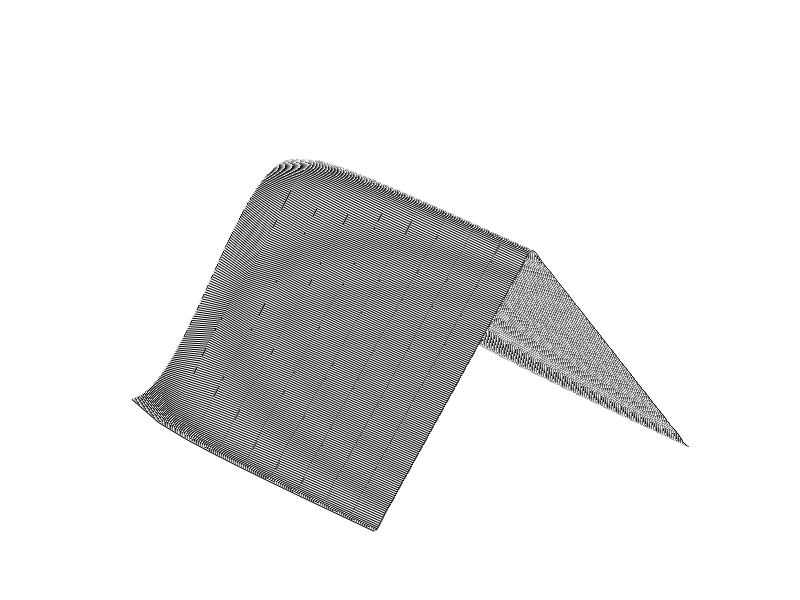

This chart was generated by the following MATLAB code:
% program four4
% Fourier-utvikling av f(x) = x for 0 <= x <= pi
% f(x) = -x + 2*pi or pi <= x <= 2*pi
% som en cosinusrekke (Som i tilfelle 2).
clear;close
fac = 4/pi;
x = 0:0.02:2*pi;
% y = pi/2 - fac*cos(x);
% plot(x,y)
% pause
% y = cos(x) + cos(3*x)/3^2;
% y = pi/2 - fac*y;
% plot(x,y)
% pause
y = zeros(10,length(x));
z = zeros(size(x));
for k = 1:2:19
    z = z + cos(k*x)/k^2;
    y((k+1)/2,:) = pi/2 - fac*z;
end
plot(y(1:2:9,:)')
% surf(y)
% shading interp
mesh(y)
svart = zeros(64,3);
colormap(svart)
axis off ij
